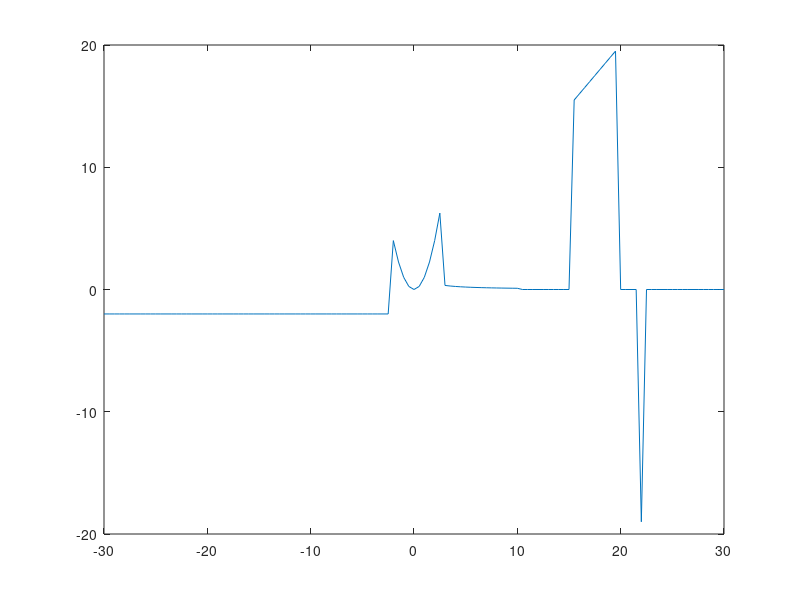

Here is the MATLAB script that generated this plot:

% Definimos el rango de x
x=[-30:0.5:30];

% Inicializamos y como un vector de ceros del tamaño de x
y = zeros(size(x));

% Definimos las condiciones para y
y(x < -2) = -2;
y(-2 <= x & x < 3) = x(x >= -2 & x < 3).^2;
y(3 <= x & x <= 10) = 1./x(x >= 3 & x <= 10);
y(15 < x & x < 20) = x(x > 15 & x < 20);
y(x == 22) = 3 - x(x == 22);

% Graficamos la función
plot(x,y)


